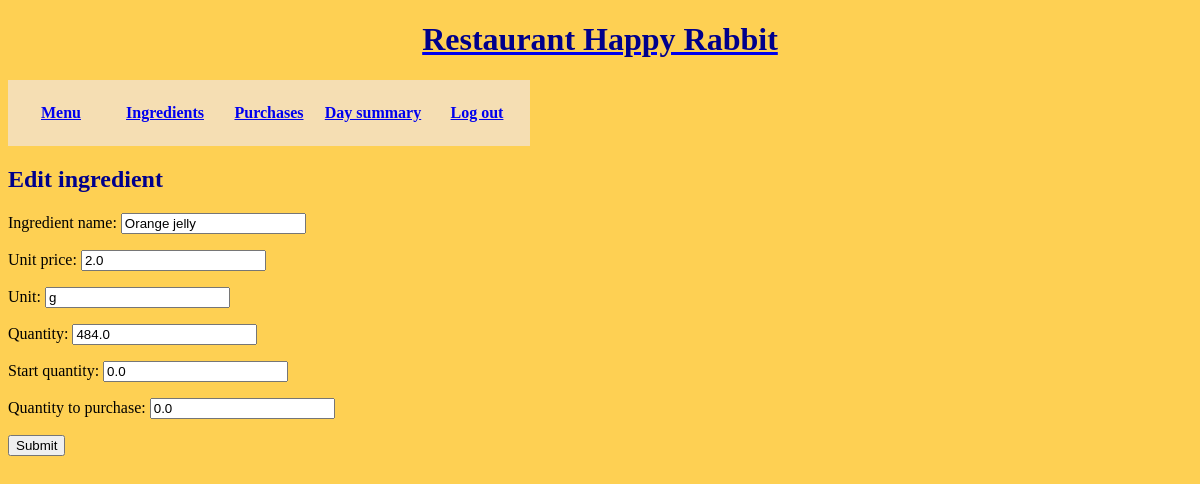
The app's page /ingredients/update/1 (signed in), older data.
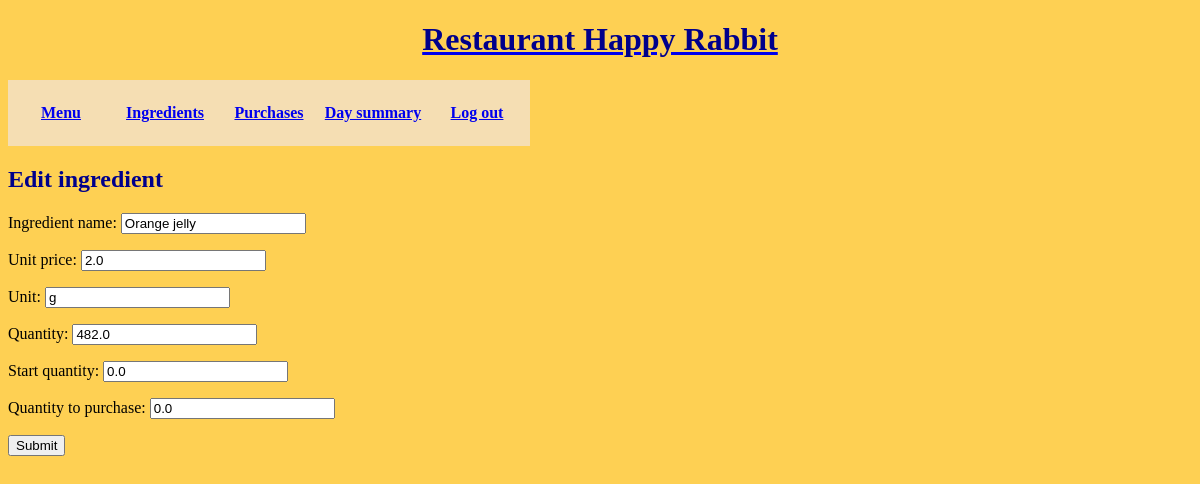
The same page, newer data.
### Inventory/models.py (models this page shows, shortened)
class Ingredient(models.Model):
    ingredient_name = models.CharField(max_length=30)
    unit_price = models.FloatField(default=0.0)
    unit = models.CharField(max_length=10)
    quantity = models.FloatField(default = 0.0)
    start_quantity = models.FloatField(default=0.0)
    quantity_to_purchase = models.FloatField(default=0.0)

### Inventory/views.py (the view)
# urls.py: path('ingredients/update/<pk>',views.UpdateIngredientView.as_view(),name='updateingredient'),
class UpdateIngredientView(LoginRequiredMixin, UpdateView):
    model = Ingredient
    template_name = 'Inventory/update_ingredient.html'
    form_class = IngredientForm
    success_url = '/ingredients'

### Inventory/forms.py
class IngredientForm(forms.ModelForm):
    class Meta:
        model = Ingredient
        fields = '__all__'

### Inventory/templates/Inventory/update_ingredient.html (shortened to what this page needs)
{% extends 'Inventory/base.html' %}
{% load static %}
{% block content %}
<h2>Edit ingredient</h2>
<form action="" method="post">
    {{ form.as_p }}
    <input type="submit"/>
</form>
{% endblock %}

Row changes from the older to the newer data that the page shows:
changed Ingredient "Orange jelly": quantity "484.0" → "482.0"
